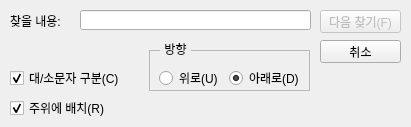
<?xml version="1.0" encoding="UTF-8"?>
<ui version="4.0">
 <class>Dialog</class>
 <widget class="QDialog" name="Dialog">
  <property name="enabled">
   <bool>true</bool>
  </property>
  <property name="geometry">
   <rect>
    <x>0</x>
    <y>0</y>
    <width>411</width>
    <height>127</height>
   </rect>
  </property>
  <property name="sizePolicy">
   <sizepolicy hsizetype="Fixed" vsizetype="Fixed">
    <horstretch>0</horstretch>
    <verstretch>0</verstretch>
   </sizepolicy>
  </property>
  <property name="mouseTracking">
   <bool>true</bool>
  </property>
  <property name="acceptDrops">
   <bool>false</bool>
  </property>
  <property name="windowTitle">
   <string>찾기</string>
  </property>
  <property name="sizeGripEnabled">
   <bool>false</bool>
  </property>
  <widget class="QLabel" name="find_str">
   <property name="enabled">
    <bool>true</bool>
   </property>
   <property name="geometry">
    <rect>
     <x>10</x>
     <y>10</y>
     <width>61</width>
     <height>21</height>
    </rect>
   </property>
   <property name="text">
    <string>찾을 내용:</string>
   </property>
  </widget>
  <widget class="QLineEdit" name="find_str_text">
   <property name="geometry">
    <rect>
     <x>80</x>
     <y>10</y>
     <width>231</width>
     <height>20</height>
    </rect>
   </property>
  </widget>
  <widget class="QPushButton" name="find_next">
   <property name="enabled">
    <bool>false</bool>
   </property>
   <property name="geometry">
    <rect>
     <x>320</x>
     <y>10</y>
     <width>81</width>
     <height>23</height>
    </rect>
   </property>
   <property name="text">
    <string>다음 찾기(F)</string>
   </property>
   <property name="shortcut">
    <string>Alt+F</string>
   </property>
  </widget>
  <widget class="QPushButton" name="cancel">
   <property name="geometry">
    <rect>
     <x>320</x>
     <y>40</y>
     <width>81</width>
     <height>23</height>
    </rect>
   </property>
   <property name="text">
    <string>취소</string>
   </property>
  </widget>
  <widget class="QFrame" name="find_dir_frame">
   <property name="geometry">
    <rect>
     <x>149</x>
     <y>50</y>
     <width>161</width>
     <height>41</height>
    </rect>
   </property>
   <property name="frameShape">
    <enum>QFrame::StyledPanel</enum>
   </property>
   <property name="frameShadow">
    <enum>QFrame::Plain</enum>
   </property>
   <property name="lineWidth">
    <number>1</number>
   </property>
   <property name="midLineWidth">
    <number>0</number>
   </property>
   <widget class="QRadioButton" name="find_dir_up">
    <property name="geometry">
     <rect>
      <x>10</x>
      <y>20</y>
      <width>61</width>
      <height>16</height>
     </rect>
    </property>
    <property name="focusPolicy">
     <enum>Qt::WheelFocus</enum>
    </property>
    <property name="text">
     <string>위로(U)</string>
    </property>
    <property name="shortcut">
     <string>Alt+U</string>
    </property>
   </widget>
   <widget class="QRadioButton" name="find_dir_down">
    <property name="geometry">
     <rect>
      <x>80</x>
      <y>20</y>
      <width>90</width>
      <height>16</height>
     </rect>
    </property>
    <property name="text">
     <string>아래로(D)</string>
    </property>
    <property name="shortcut">
     <string>Alt+D</string>
    </property>
    <property name="checked">
     <bool>true</bool>
    </property>
   </widget>
  </widget>
  <widget class="QLabel" name="find_dir_text">
   <property name="geometry">
    <rect>
     <x>160</x>
     <y>41</y>
     <width>31</width>
     <height>16</height>
    </rect>
   </property>
   <property name="autoFillBackground">
    <bool>true</bool>
   </property>
   <property name="text">
    <string>방향</string>
   </property>
   <property name="alignment">
    <set>Qt::AlignCenter</set>
   </property>
  </widget>
  <widget class="QCheckBox" name="check_capital">
   <property name="geometry">
    <rect>
     <x>10</x>
     <y>70</y>
     <width>121</width>
     <height>16</height>
    </rect>
   </property>
   <property name="text">
    <string>대/소문자 구분(C)</string>
   </property>
   <property name="shortcut">
    <string>Alt+C</string>
   </property>
   <property name="checked">
    <bool>true</bool>
   </property>
  </widget>
  <widget class="QCheckBox" name="checkBox_2">
   <property name="geometry">
    <rect>
     <x>10</x>
     <y>100</y>
     <width>121</width>
     <height>16</height>
    </rect>
   </property>
   <property name="text">
    <string>주위에 배치(R)</string>
   </property>
   <property name="shortcut">
    <string>Alt+R</string>
   </property>
   <property name="checked">
    <bool>true</bool>
   </property>
  </widget>
 </widget>
 <resources/>
 <connections/>
</ui>
